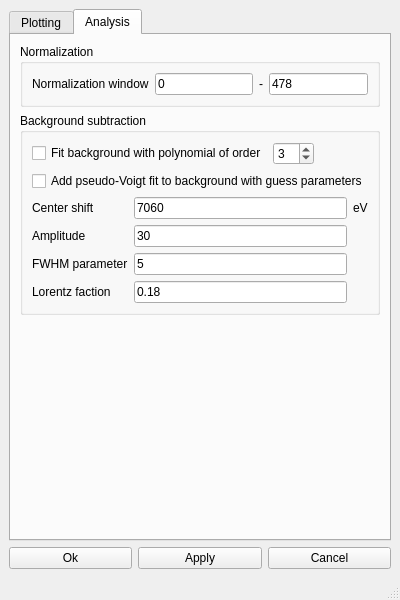
<?xml version="1.0" encoding="UTF-8"?>
<ui version="4.0">
 <class>MainWindow</class>
 <widget class="QMainWindow" name="MainWindow">
  <property name="geometry">
   <rect>
    <x>0</x>
    <y>0</y>
    <width>379</width>
    <height>600</height>
   </rect>
  </property>
  <property name="windowTitle">
   <string>Settings</string>
  </property>
  <widget class="QWidget" name="centralwidget">
   <layout class="QVBoxLayout" name="verticalLayout_8">
    <item>
     <widget class="QTabWidget" name="tabWidget">
      <property name="font">
       <font>
        <weight>50</weight>
        <bold>false</bold>
        <underline>false</underline>
        <strikeout>false</strikeout>
       </font>
      </property>
      <property name="currentIndex">
       <number>1</number>
      </property>
      <property name="elideMode">
       <enum>Qt::ElideNone</enum>
      </property>
      <widget class="QWidget" name="tab">
       <attribute name="title">
        <string>Plotting</string>
       </attribute>
       <layout class="QVBoxLayout" name="verticalLayout_9">
        <item>
         <widget class="QGroupBox" name="groupBox">
          <property name="title">
           <string>Labels</string>
          </property>
          <layout class="QVBoxLayout" name="verticalLayout_2">
           <item>
            <layout class="QGridLayout" name="gridLayout">
             <item row="3" column="0">
              <widget class="QLabel" name="label_3">
               <property name="text">
                <string>Y axis label</string>
               </property>
              </widget>
             </item>
             <item row="3" column="1">
              <layout class="QHBoxLayout" name="horizontalLayout_2">
               <item>
                <widget class="QLineEdit" name="lineEdit_yLabel">
                 <property name="text">
                  <string>y</string>
                 </property>
                </widget>
               </item>
               <item>
                <widget class="QLabel" name="label_9">
                 <property name="text">
                  <string>Units</string>
                 </property>
                </widget>
               </item>
               <item>
                <widget class="QLineEdit" name="lineEdit_yLabelUnits">
                 <property name="text">
                  <string>1</string>
                 </property>
                </widget>
               </item>
              </layout>
             </item>
             <item row="2" column="1">
              <layout class="QHBoxLayout" name="horizontalLayout">
               <item>
                <widget class="QLineEdit" name="lineEdit_xLabel">
                 <property name="text">
                  <string>x</string>
                 </property>
                </widget>
               </item>
               <item>
                <widget class="QLabel" name="label_8">
                 <property name="text">
                  <string>Units</string>
                 </property>
                </widget>
               </item>
               <item>
                <widget class="QLineEdit" name="lineEdit_xLabelUnits">
                 <property name="text">
                  <string>1</string>
                 </property>
                </widget>
               </item>
              </layout>
             </item>
             <item row="3" column="3">
              <widget class="QSpinBox" name="spinBox_plotYLabelSize">
               <property name="value">
                <number>14</number>
               </property>
              </widget>
             </item>
             <item row="2" column="3">
              <widget class="QSpinBox" name="spinBox_plotXLabelSize">
               <property name="value">
                <number>14</number>
               </property>
              </widget>
             </item>
             <item row="3" column="2">
              <widget class="QLabel" name="label_7">
               <property name="text">
                <string>Size</string>
               </property>
              </widget>
             </item>
             <item row="2" column="0">
              <widget class="QLabel" name="label_2">
               <property name="text">
                <string>X axis label</string>
               </property>
              </widget>
             </item>
             <item row="0" column="1">
              <widget class="QLineEdit" name="lineEdit_plotTitle">
               <property name="text">
                <string>Spectrum</string>
               </property>
              </widget>
             </item>
             <item row="0" column="3">
              <widget class="QSpinBox" name="spinBox_plotTitleSize">
               <property name="value">
                <number>16</number>
               </property>
              </widget>
             </item>
             <item row="2" column="2">
              <widget class="QLabel" name="label_6">
               <property name="text">
                <string>Size</string>
               </property>
              </widget>
             </item>
             <item row="0" column="0">
              <widget class="QLabel" name="label">
               <property name="text">
                <string>Plot title</string>
               </property>
              </widget>
             </item>
             <item row="0" column="2">
              <widget class="QLabel" name="label_5">
               <property name="text">
                <string>Size</string>
               </property>
              </widget>
             </item>
            </layout>
           </item>
          </layout>
         </widget>
        </item>
        <item>
         <widget class="QGroupBox" name="groupBox_2">
          <property name="title">
           <string>Curves</string>
          </property>
          <layout class="QVBoxLayout" name="verticalLayout">
           <item>
            <layout class="QGridLayout" name="gridLayout_2">
             <item row="0" column="0">
              <widget class="QLabel" name="label_4">
               <property name="maximumSize">
                <size>
                 <width>55</width>
                 <height>16777215</height>
                </size>
               </property>
               <property name="text">
                <string>Line width</string>
               </property>
              </widget>
             </item>
             <item row="0" column="1">
              <widget class="QDoubleSpinBox" name="doubleSpinBox_plotLineWidth">
               <property name="singleStep">
                <double>0.100000000000000</double>
               </property>
               <property name="value">
                <double>0.500000000000000</double>
               </property>
              </widget>
             </item>
            </layout>
           </item>
          </layout>
         </widget>
        </item>
        <item>
         <widget class="QGroupBox" name="groupBox_5">
          <property name="title">
           <string>Legend</string>
          </property>
          <layout class="QVBoxLayout" name="verticalLayout_3">
           <item>
            <widget class="QCheckBox" name="checkBox_3">
             <property name="text">
              <string>Replace default legend with manual entries</string>
             </property>
            </widget>
           </item>
           <item>
            <widget class="QTableWidget" name="tableWidget">
             <attribute name="horizontalHeaderStretchLastSection">
              <bool>true</bool>
             </attribute>
             <row>
              <property name="text">
               <string>Curve 1</string>
              </property>
             </row>
             <column>
              <property name="text">
               <string>Legend entry</string>
              </property>
             </column>
            </widget>
           </item>
          </layout>
         </widget>
        </item>
       </layout>
      </widget>
      <widget class="QWidget" name="tab_2">
       <attribute name="title">
        <string>Analysis</string>
       </attribute>
       <layout class="QVBoxLayout" name="verticalLayout_4">
        <item>
         <widget class="QGroupBox" name="groupBox_3">
          <property name="title">
           <string>Normalization</string>
          </property>
          <layout class="QVBoxLayout" name="verticalLayout_7">
           <item>
            <layout class="QGridLayout" name="gridLayout_3">
             <item row="0" column="1">
              <widget class="QLineEdit" name="lineEdit_4">
               <property name="toolTip">
                <string>In units of X</string>
               </property>
               <property name="text">
                <string>0</string>
               </property>
              </widget>
             </item>
             <item row="0" column="2">
              <widget class="QLabel" name="label_11">
               <property name="text">
                <string>-</string>
               </property>
              </widget>
             </item>
             <item row="0" column="3">
              <widget class="QLineEdit" name="lineEdit_7">
               <property name="toolTip">
                <string>In units of X</string>
               </property>
               <property name="text">
                <string>478</string>
               </property>
              </widget>
             </item>
             <item row="0" column="0">
              <widget class="QLabel" name="label_10">
               <property name="minimumSize">
                <size>
                 <width>0</width>
                 <height>0</height>
                </size>
               </property>
               <property name="font">
                <font>
                 <weight>50</weight>
                 <italic>false</italic>
                 <bold>false</bold>
                 <underline>false</underline>
                 <strikeout>false</strikeout>
                </font>
               </property>
               <property name="mouseTracking">
                <bool>false</bool>
               </property>
               <property name="toolTip">
                <string>In units of X</string>
               </property>
               <property name="statusTip">
                <string/>
               </property>
               <property name="text">
                <string>Normalization window</string>
               </property>
               <property name="wordWrap">
                <bool>false</bool>
               </property>
              </widget>
             </item>
            </layout>
           </item>
          </layout>
         </widget>
        </item>
        <item>
         <widget class="QGroupBox" name="groupBox_4">
          <property name="title">
           <string>Background subtraction</string>
          </property>
          <layout class="QVBoxLayout" name="verticalLayout_6">
           <item>
            <layout class="QHBoxLayout" name="horizontalLayout_3">
             <item>
              <widget class="QCheckBox" name="checkBox">
               <property name="text">
                <string>Fit background with polynomial of order</string>
               </property>
              </widget>
             </item>
             <item>
              <widget class="QSpinBox" name="spinBox_4">
               <property name="minimum">
                <number>1</number>
               </property>
               <property name="maximum">
                <number>20</number>
               </property>
               <property name="value">
                <number>3</number>
               </property>
              </widget>
             </item>
             <item>
              <spacer name="horizontalSpacer">
               <property name="orientation">
                <enum>Qt::Horizontal</enum>
               </property>
               <property name="sizeHint" stdset="0">
                <size>
                 <width>40</width>
                 <height>20</height>
                </size>
               </property>
              </spacer>
             </item>
            </layout>
           </item>
           <item>
            <layout class="QVBoxLayout" name="verticalLayout_5">
             <item>
              <widget class="QCheckBox" name="checkBox_2">
               <property name="text">
                <string>Add pseudo-Voigt fit to background with guess parameters</string>
               </property>
              </widget>
             </item>
             <item>
              <layout class="QGridLayout" name="gridLayout_4">
               <item row="0" column="0">
                <widget class="QLabel" name="label_14">
                 <property name="text">
                  <string>Center shift</string>
                 </property>
                </widget>
               </item>
               <item row="0" column="1">
                <widget class="QLineEdit" name="lineEdit_12">
                 <property name="text">
                  <string>7060</string>
                 </property>
                </widget>
               </item>
               <item row="0" column="2">
                <widget class="QLabel" name="label_16">
                 <property name="text">
                  <string>eV</string>
                 </property>
                </widget>
               </item>
               <item row="1" column="0">
                <widget class="QLabel" name="label_15">
                 <property name="text">
                  <string>Amplitude</string>
                 </property>
                </widget>
               </item>
               <item row="1" column="1">
                <widget class="QLineEdit" name="lineEdit_13">
                 <property name="text">
                  <string>30</string>
                 </property>
                </widget>
               </item>
               <item row="2" column="0">
                <widget class="QLabel" name="label_13">
                 <property name="text">
                  <string>FWHM parameter</string>
                 </property>
                </widget>
               </item>
               <item row="2" column="1">
                <widget class="QLineEdit" name="lineEdit_9">
                 <property name="text">
                  <string>5</string>
                 </property>
                </widget>
               </item>
               <item row="3" column="0">
                <widget class="QLabel" name="label_12">
                 <property name="text">
                  <string>Lorentz faction</string>
                 </property>
                </widget>
               </item>
               <item row="3" column="1">
                <widget class="QLineEdit" name="lineEdit_8">
                 <property name="text">
                  <string>0.18</string>
                 </property>
                </widget>
               </item>
              </layout>
             </item>
            </layout>
           </item>
          </layout>
         </widget>
        </item>
        <item>
         <spacer name="verticalSpacer_2">
          <property name="orientation">
           <enum>Qt::Vertical</enum>
          </property>
          <property name="sizeHint" stdset="0">
           <size>
            <width>20</width>
            <height>40</height>
           </size>
          </property>
         </spacer>
        </item>
       </layout>
      </widget>
     </widget>
    </item>
    <item>
     <layout class="QHBoxLayout" name="horizontalLayout_4">
      <item>
       <widget class="QPushButton" name="btn_ok">
        <property name="text">
         <string>Ok</string>
        </property>
       </widget>
      </item>
      <item>
       <widget class="QPushButton" name="btn_apply">
        <property name="text">
         <string>Apply</string>
        </property>
       </widget>
      </item>
      <item>
       <widget class="QPushButton" name="btn_cancel">
        <property name="text">
         <string>Cancel</string>
        </property>
       </widget>
      </item>
     </layout>
    </item>
   </layout>
  </widget>
  <widget class="QMenuBar" name="menubar">
   <property name="geometry">
    <rect>
     <x>0</x>
     <y>0</y>
     <width>379</width>
     <height>21</height>
    </rect>
   </property>
  </widget>
  <widget class="QStatusBar" name="statusbar"/>
 </widget>
 <resources/>
 <connections/>
</ui>
